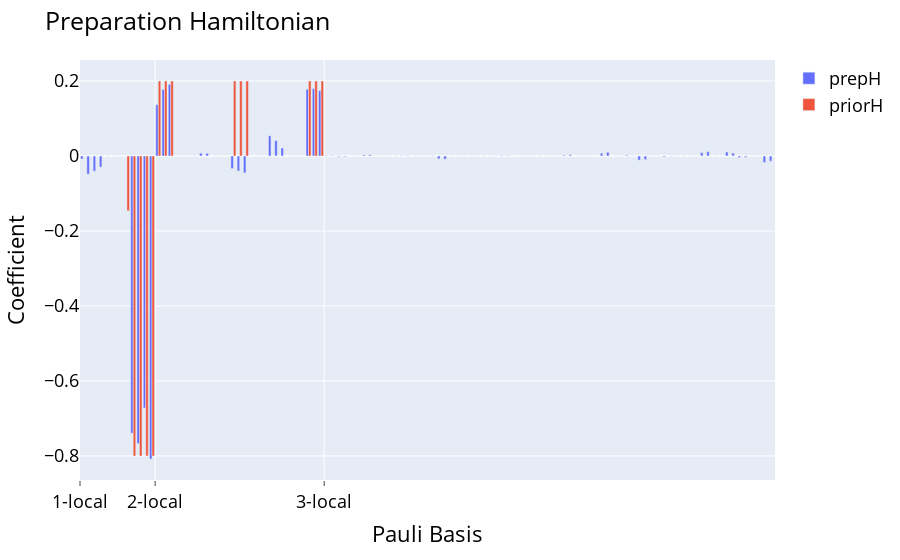

The cell this chart's notebook holds for it:
### Code cell
preparation(gibbsresults[0]).show()

### Figure 1 — Plotly figure (JSON) as saved in the notebook; plotly's stock layout.template omitted (floating-point values rounded to 4 significant figures)
{"data": [{"alignmentgroup": "True", "hovertemplate": "<b>%{hovertext}</b><br><br>variable=prepH<br>Pauli Basis=%{x}<br>value=%{y}<extra></extra>", "hovertext": ["XIII", "IXII", "IIXI", "IIIX", "YIII", "IYII", "IIYI", "IIIY", "ZIII", "IZII", "IIZI", "IIIZ", "XXII", "IXXI", "IIXX", "XYII", "IXYI", "IIXY", "XZII", "IXZI", "IIXZ", "YXII", "IYXI", "IIYX", "YYII", "IYYI", "IIYY", "YZII", "IYZI", "IIYZ", "ZXII", "IZXI", "IIZX", "ZYII", "IZYI", "IIZY", "ZZII", "IZZI", "IIZZ", "XIXI", "IXIX", "XXXI", "IXXX", "XYXI", "IXYX", "XZXI", "IXZX", "XIYI", "IXIY", "XXYI", "IXXY", "XYYI", "IXYY", "XZYI", "IXZY", "XIZI", "IXIZ", "XXZI", "IXXZ", "XYZI", "IXYZ", "XZZI", "IXZZ", "YIXI", "IYIX", "YXXI", "IYXX", "YYXI", "IYYX", "YZXI", "IYZX", "YIYI", "IYIY", "YXYI", "IYXY", "YYYI", "IYYY", "YZYI", "IYZY", "YIZI", "IYIZ", "YXZI", "IYXZ", "YYZI", "IYYZ", "YZZI", "IYZZ", "ZIXI", "IZIX", "ZXXI", "IZXX", "ZYXI", "IZYX", "ZZXI", "IZZX", "ZIYI", "IZIY", "ZXYI", "IZXY", "ZYYI", "IZYY", "ZZYI", "IZZY", "ZIZI", "IZIZ", "ZXZI", "IZXZ", "ZYZI", "IZYZ", "ZZZI", "IZZZ"], "legendgroup": "prepH", "marker": {"color": "#636efa", "pattern": {"shape": ""}}, "name": "prepH", "offsetgroup": "prepH", "orientation": "v", "showlegend": true, "textposition": "auto", "type": "bar", "x": [0, 1, 2, 3, 4, 5, 6, 7, 8, 9, 10, 11, 12, 13, 14, 15, 16, 17, 18, 19, 20, 21, 22, 23, 24, 25, 26, 27, 28, 29, 30, 31, 32, 33, 34, 35, 36, 37, 38, 39, 40, 41, 42, 43, 44, 45, 46, 47, 48, 49, 50, 51, 52, 53, 54, 55, 56, 57, 58, 59, 60, 61, 62, 63, 64, 65, 66, 67, 68, 69, 70, 71, 72, 73, 74, 75, 76, 77, 78, 79, 80, 81, 82, 83, 84, 85, 86, 87, 88, 89, 90, 91, 92, 93, 94, 95, 96, 97, 98, 99, 100, 101, 102, 103, 104, 105, 106, 107, 108, 109, 110], "xaxis": "x", "y": [-0.007895, -0.04839, -0.04045, -0.02966, 0, 0, 0, 0, -0.7396, -0.7671, -0.6722, -0.8082, 0.1368, 0.1774, 0.191, 0, 0, 0, 0.0005321, 0.007591, 0.007111, 0, 0, 0, -0.0335, -0.04007, -0.04523, 0, 0, 0, 0.05383, 0.041, 0.02127, 0, 0, 0, 0.178, 0.1797, 0.1745, 0.0009855, 0.001242, -0.001925, -0.001638, 0, 0, 0.002808, 0.003043, 0, 0, 0, 0, 0.0005299, 0.0009032, 0, 0, 0.0001824, 0.0005352, -0.007694, -0.00851, 0, 0, 0.0002343, -0.0002892, 0, 0, 0, 0, 0.001608, 0.001064, 0, 0, -0.0003977, -0.0004884, -0.0001482, -7.175e-05, 0, 0, 0.002162, 0.00323, 0, 0, 0, 0, 0.007384, 0.009873, 0, 0, 0.002277, 0.0003892, -0.01108, -0.009554, 0, 0, -0.002327, -0.0003805, 0, 0, 0, 0, 0.008913, 0.01147, 0, 0, 0.01074, 0.007642, -0.004264, -0.00314, 0, 0, -0.01724, -0.01398], "yaxis": "y"}, {"alignmentgroup": "True", "hovertemplate": "<b>%{hovertext}</b><br><br>variable=priorH<br>Pauli Basis=%{x}<br>value=%{y}<extra></extra>", "hovertext": ["XIII", "IXII", "IIXI", "IIIX", "YIII", "IYII", "IIYI", "IIIY", "ZIII", "IZII", "IIZI", "IIIZ", "XXII", "IXXI", "IIXX", "XYII", "IXYI", "IIXY", "XZII", "IXZI", "IIXZ", "YXII", "IYXI", "IIYX", "YYII", "IYYI", "IIYY", "YZII", "IYZI", "IIYZ", "ZXII", "IZXI", "IIZX", "ZYII", "IZYI", "IIZY", "ZZII", "IZZI", "IIZZ", "XIXI", "IXIX", "XXXI", "IXXX", "XYXI", "IXYX", "XZXI", "IXZX", "XIYI", "IXIY", "XXYI", "IXXY", "XYYI", "IXYY", "XZYI", "IXZY", "XIZI", "IXIZ", "XXZI", "IXXZ", "XYZI", "IXYZ", "XZZI", "IXZZ", "YIXI", "IYIX", "YXXI", "IYXX", "YYXI", "IYYX", "YZXI", "IYZX", "YIYI", "IYIY", "YXYI", "IYXY", "YYYI", "IYYY", "YZYI", "IYZY", "YIZI", "IYIZ", "YXZI", "IYXZ", "YYZI", "IYYZ", "YZZI", "IYZZ", "ZIXI", "IZIX", "ZXXI", "IZXX", "ZYXI", "IZYX", "ZZXI", "IZZX", "ZIYI", "IZIY", "ZXYI", "IZXY", "ZYYI", "IZYY", "ZZYI", "IZZY", "ZIZI", "IZIZ", "ZXZI", "IZXZ", "ZYZI", "IZYZ", "ZZZI", "IZZZ"], "legendgroup": "priorH", "marker": {"color": "#EF553B", "pattern": {"shape": ""}}, "name": "priorH", "offsetgroup": "priorH", "orientation": "v", "showlegend": true, "textposition": "auto", "type": "bar", "x": [0, 1, 2, 3, 4, 5, 6, 7, 8, 9, 10, 11, 12, 13, 14, 15, 16, 17, 18, 19, 20, 21, 22, 23, 24, 25, 26, 27, 28, 29, 30, 31, 32, 33, 34, 35, 36, 37, 38, 39, 40, 41, 42, 43, 44, 45, 46, 47, 48, 49, 50, 51, 52, 53, 54, 55, 56, 57, 58, 59, 60, 61, 62, 63, 64, 65, 66, 67, 68, 69, 70, 71, 72, 73, 74, 75, 76, 77, 78, 79, 80, 81, 82, 83, 84, 85, 86, 87, 88, 89, 90, 91, 92, 93, 94, 95, 96, 97, 98, 99, 100, 101, 102, 103, 104, 105, 106, 107, 108, 109, 110], "xaxis": "x", "y": [0, 0, 0, 0, 0, 0, 0, -0.1461, -0.8, -0.8, -0.8, -0.8, 0.2, 0.2, 0.2, 0, 0, 0, 0, 0, 0, 0, 0, 0, 0.2, 0.2, 0.2, 0, 0, 0, 0, 0, 0, 0, 0, 0, 0.2, 0.2, 0.2, 0, 0, 0, 0, 0, 0, 0, 0, 0, 0, 0, 0, 0, 0, 0, 0, 0, 0, 0, 0, 0, 0, 0, 0, 0, 0, 0, 0, 0, 0, 0, 0, 0, 0, 0, 0, 0, 0, 0, 0, 0, 0, 0, 0, 0, 0, 0, 0, 0, 0, 0, 0, 0, 0, 0, 0, 0, 0, 0, 0, 0, 0, 0, 0, 0, 0, 0, 0, 0, 0, 0, 0], "yaxis": "y"}], "layout": {"barmode": "group", "font": {"color": "black", "size": 18}, "legend": {"title": {"text": ""}, "tracegroupgap": 0}, "margin": {"t": 60}, "title": {"text": "Preparation Hamiltonian"}, "xaxis": {"anchor": "y", "domain": [0, 1], "showgrid": true, "ticklen": 5, "ticks": "outside", "ticktext": ["1-local", "2-local", "3-local"], "tickvals": [-0.5, 11.5, 38.5], "title": {"text": "Pauli Basis"}}, "yaxis": {"anchor": "x", "domain": [0, 1], "title": {"text": "Coefficient"}}}}
